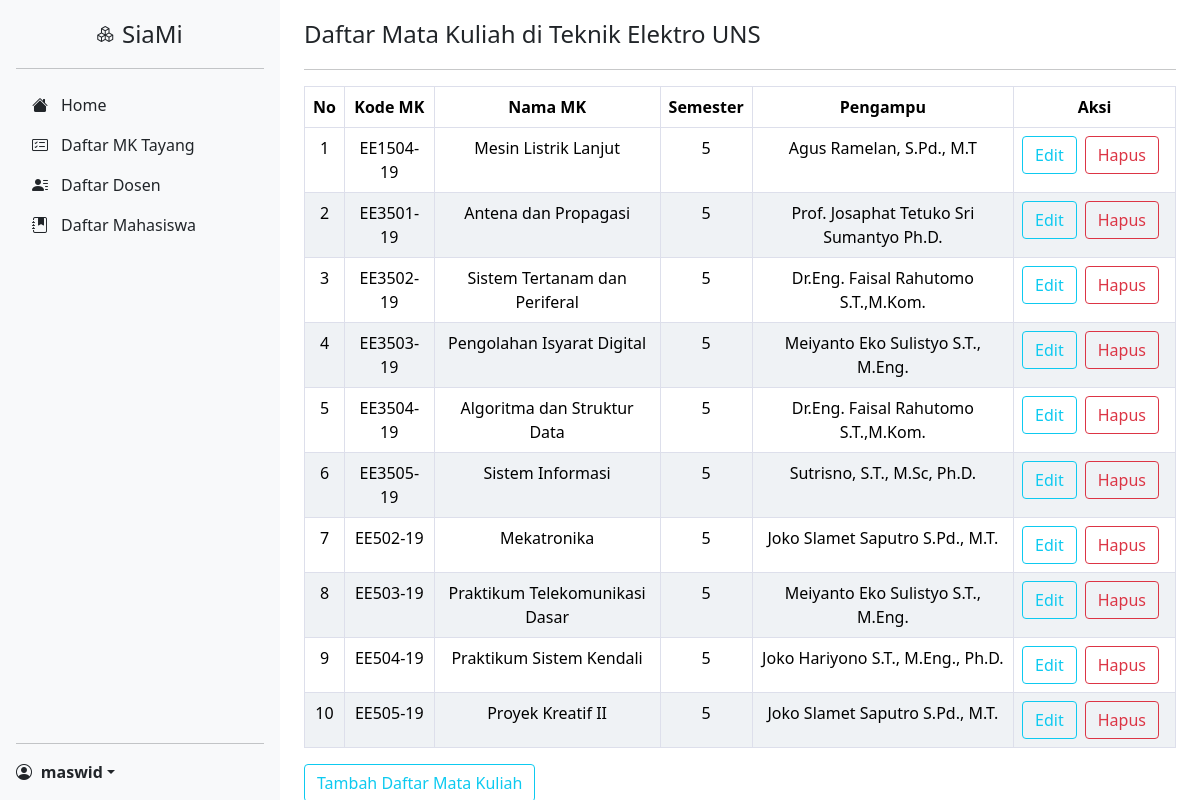
The page /view/admin/adm_daftarmk.php (signed in) on the database its author committed.
### tables this page shows
CREATE TABLE `mk` (
  `id` int(11) NOT NULL,
  `kode_mk` varchar(255) NOT NULL,
  `nama_mk` varchar(255) NOT NULL,
  `NIP_pengampu` varchar(255) NOT NULL,
  `semester` int(11) NOT NULL,
  `kategori` varchar(255) NOT NULL,
  `bobot_sks` int(11) NOT NULL
);

CREATE TABLE `dosen` (
  `id` int(11) NOT NULL,
  `nip` varchar(255) NOT NULL,
  `nama` varchar(255) NOT NULL,
  `role_id` int(11) NOT NULL
);

### view/admin/adm_daftarmk.php (the view, shortened to what this page needs)
<?php
require "../../database/connect.php";
$daftarmk = mysqli_query($conn, "SELECT * FROM mk LEFT JOIN dosen ON mk.NIP_pengampu=dosen.nip ORDER BY mk.kode_mk");
include 'layouts/header.php';
?>
          <div class="container-sm">
               <header>
                    <h3>Daftar Mata Kuliah di Teknik Elektro UNS</h3>
               </header>
               <hr>
               <table class="table table-bordered text-center" width="100%" cellspacing="0">
                    <thead>
                         <tr>
                              <th scope="col">No</th>
                              <th scope="col">Kode MK</th>
                              <th scope="col">Nama MK</th>
                              <th scope="col">Semester</th>
                              <th scope="col">Pengampu</th>
                              <th scope="col">Aksi</th>
                         </tr>
                    </thead>
                    <tbody>
                         <?php
                         $i = 1;
                         while ($mk = mysqli_fetch_assoc($daftarmk)) :
                         ?>
                              <tr>
                                   <td><?= $i++ ?></td>
                                   <td><?= $mk["kode_mk"] ?></td>
                                   <td><?= $mk["nama_mk"] ?></td>
                                   <td><?= $mk["semester"] ?></td>
                                   <td><?= $mk["nama"] ?></td>
                                   <td>
                                        <div class="d-flex justify-content-center">
                                             <a class="btn btn-outline-info" href="adm_ubahmk.php?kode_mk=<?= $mk["kode_mk"]; ?>">Edit</a>
                                             <form action="function.php" method="POST" style="margin :0px;width:auto;">
                                                  <button type="submit" name="hapus" class="btn btn-outline-danger mx-2" onclick="return confirm ('yakin?')">Hapus</button>
                                             </form>
                                        </div>
                                   </td>
                              </tr>
                         <?php
                         endwhile; ?>
                    </tbody>
               </table>
               <a class="btn btn-outline-info" href="adm_tambahmk.php">Tambah Daftar Mata Kuliah</a>
          </div>
<?php
include 'layouts/footer.php'
?>

### css/daftarmk.css (style rules this page uses)
body { min-height: 100vh; min-height: -webkit-fill-available; }
html { height: -webkit-fill-available; }
header { margin-top: 20px; margin-bottom: 20px; }
.h3, h3 { font-size: calc(1.275rem + 0.3vw) !important; }
table { border-collapse: collapse; width: 100%; border-radius: 15px; }
th { display: table-cell; vertical-align: inherit; font-weight: bold; border-bottom-color: #000; }
table, td { padding: 8px 8px 8px 20px; }
tr:nth-child(even) { background-color: #eff2f5; }
.table-bordered th, .table-bordered td { border: 1px solid #dddfeb !important; }
hr:not([size]) { height: 1px; }
hr { margin: 1rem 0; color: inherit; background-color: currentColor; border: 0; opacity: 0.25; }

### view/admin/layouts/header.php (style rules this page uses)
form { width: 50ch; margin-left: auto; margin-right: auto; margin-top: 10vh; }

### rows shown on the page
mk: kode_mk "EE1504-19", nama_mk "Mesin Listrik Lanjut", semester "5", dosen.nama "Agus Ramelan, S.Pd., M.T"
mk: kode_mk "EE3501-19", nama_mk "Antena dan Propagasi", semester "5", dosen.nama "Prof. Josaphat Tetuko Sri Sumantyo Ph.D."
mk: kode_mk "EE3502-19", nama_mk "Sistem Tertanam dan Periferal", semester "5", dosen.nama "Dr.Eng. Faisal Rahutomo S.T.,M.Kom."
mk: kode_mk "EE3503-19", nama_mk "Pengolahan Isyarat Digital", semester "5", dosen.nama "Meiyanto Eko Sulistyo S.T., M.Eng."
mk: kode_mk "EE3504-19", nama_mk "Algoritma dan Struktur Data", semester "5", dosen.nama "Dr.Eng. Faisal Rahutomo S.T.,M.Kom."
mk: kode_mk "EE3505-19", nama_mk "Sistem Informasi", semester "5", dosen.nama "Sutrisno, S.T., M.Sc, Ph.D."
mk: kode_mk "EE502-19", nama_mk "Mekatronika", semester "5", dosen.nama "Joko Slamet Saputro S.Pd., M.T."
mk: kode_mk "EE503-19", nama_mk "Praktikum Telekomunikasi Dasar", semester "5", dosen.nama "Meiyanto Eko Sulistyo S.T., M.Eng."
mk: kode_mk "EE504-19", nama_mk "Praktikum Sistem Kendali", semester "5", dosen.nama "Joko Hariyono S.T., M.Eng., Ph.D."
mk: kode_mk "EE505-19", nama_mk "Proyek Kreatif II", semester "5", dosen.nama "Joko Slamet Saputro S.Pd., M.T."

### other values the page prints
$_SESSION["nama"] "maswid"
